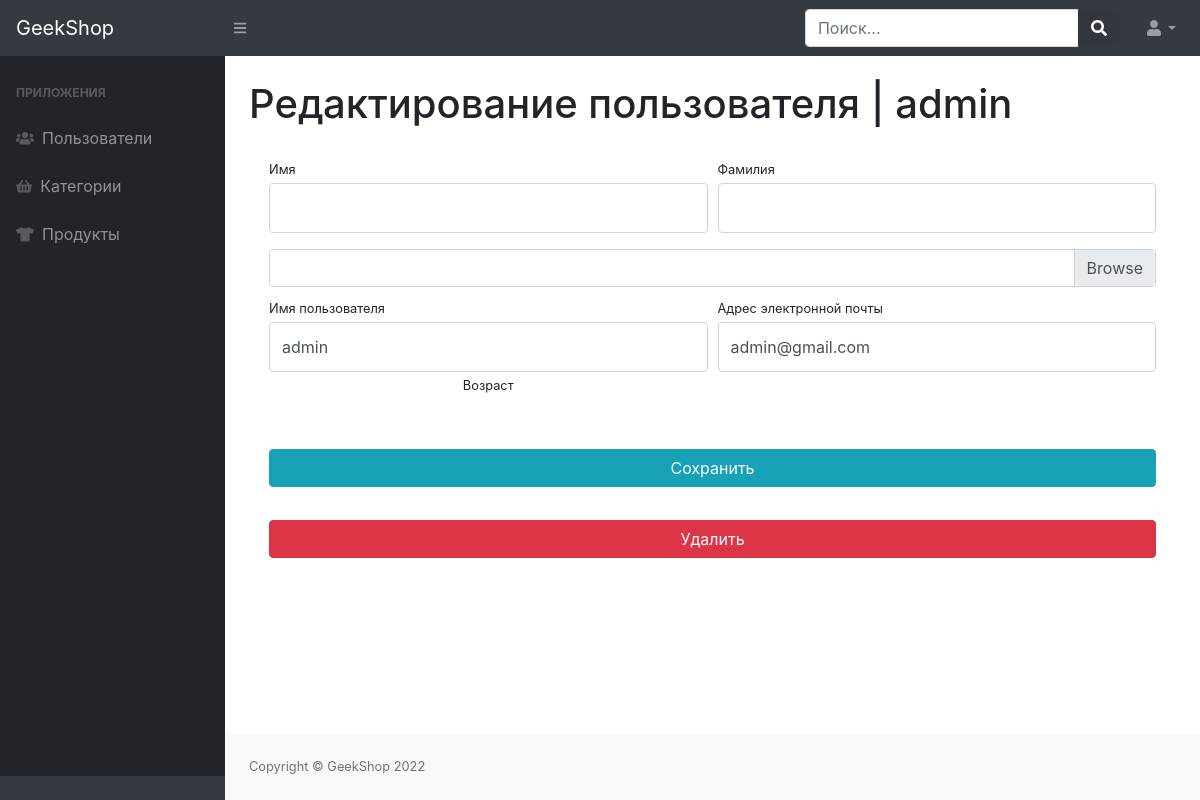
Page /admins-staff/users-update/1/ on the earlier database version.
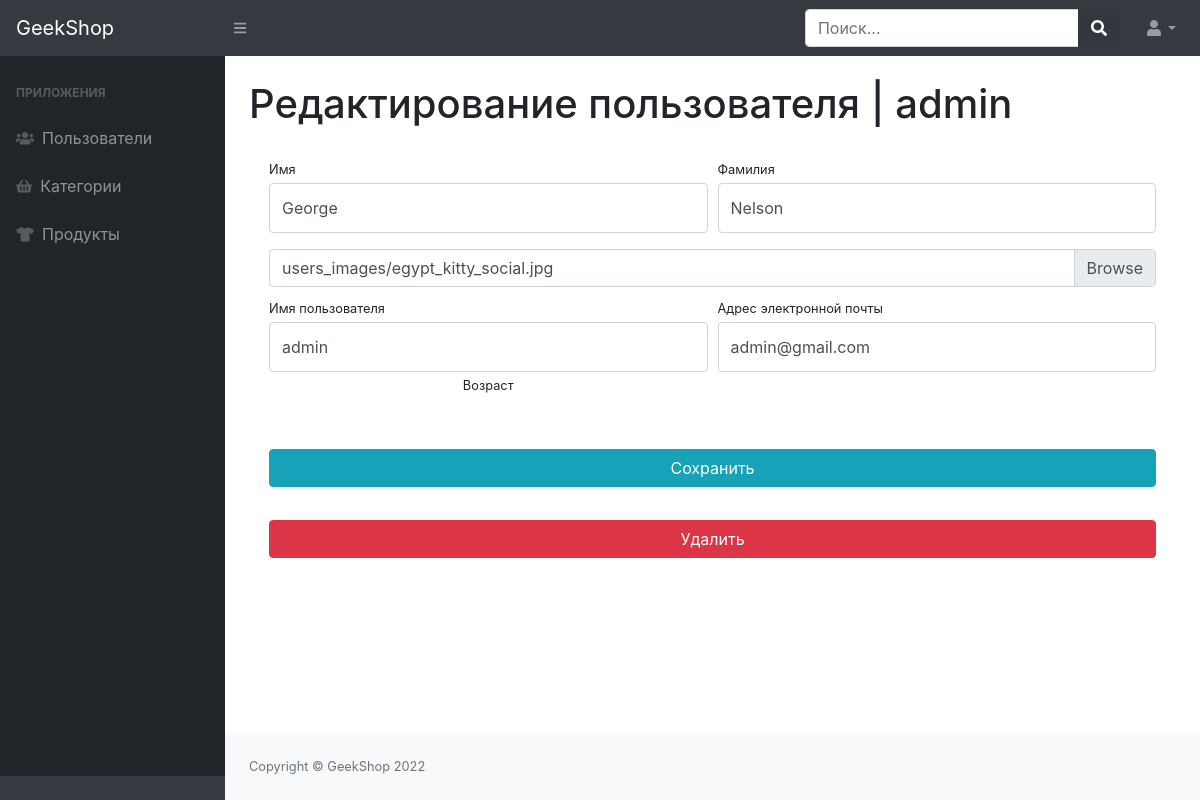
Same page on the later database version.
### users/models.py (models this page shows, shortened)
class User(AbstractUser):
    image = models.ImageField(upload_to='users_images', null=True, blank=True)
    birthday = models.PositiveIntegerField('Age', null=True)

### admins/views.py (the view)
# urls.py: path('users-update/<int:pk>/', UserAdminUpdateView.as_view(), name='admin_users_update'),
class UserAdminUpdateView(CommonMixin, UpdateView):
    model = User
    template_name = 'admins/admin-users-update-delete.html'
    form_class = UserAdminProfileFrom
    success_url = reverse_lazy('admins_staff:admin_users')
    success_message = 'Пользователь успешно отредактирован!'

### admins/forms.py
class UserAdminProfileFrom(UserProfileForm):
    username = forms.CharField(widget=forms.TextInput(attrs={
        'class': 'form-control py-4', 'readonly': False
    }))
    email = forms.CharField(widget=forms.EmailInput(attrs={
        'class': 'form-control py-4', 'readonly': False
    }))

### admins/views.py (called while the page is built)
    def get_context_data(self, *args, **kwargs):
        context = super(CommonMixin, self).get_context_data(object_list=None, *args, **kwargs)
        context['title'] = self.title
        return context

### admins/templates/admins/admin-users-update-delete.html (shortened to what this page needs)
{% extends 'admins/base.html' %}
{% block content %}
   <main>
        <div class="container-fluid">
                <h1 class="mt-4">Редактирование пользователя | {{ object.username }}</h1>
                <div class="card-body">
                    <form action="{% url 'admins_staff:admin_users_update' object.id %}" method="post"
                          enctype="multipart/form-data">
                        <div class="form-row">
                        <div class="col-lg-6">
                            <div class="form-group">
                                <label class="small mb-1" for="{{ form.first_name.id_for_label }}">Имя</label>
                                {{ form.first_name }}
                            </div>
                        </div>
                        <div class="col-lg-6">
                            <div class="form-group">
                                <label class="small mb-1" for="{{ form.last_name.id_for_label }}">Фамилия</label>
                                {{ form.last_name }}
                            </div>
                        </div>
                    </div>
                    <div class="form-row mb-2">
                        <div class="col-lg-12">
                            <div class="custom-file">
                                <label class="custom-file-label" for="{{ form.image.id_for_label }}">
                                    {{  user.image  }}
                                </label>
                            </div>
                        </div>
                    </div>
                    <div class="form-row">
                        <div class="col-lg-6">
                            <label class="small mb-1" for="{{ form.username.id_for_label }}">Имя пользователя</label>
                            {{ form.username }}
                        </div>
                        <div class="col-lg-6">
                            <label class="small mb-1" for="{{ form.email.id_for_label }}">
                                Адрес электронной почты
                            </label>
                            {{ form.email }}
                        </div>
                    </div>
                    <div class="form-row">
                        <div class="col-md-6" align="center">
                            <div class="form-group">
                                <label class="small mb-1" for="{{ form.age.id_for_label }}">
                                    Возраст
                                </label>
                            </div>
                        </div>
                    </div>
                    <div class="form-row">
                        <div class="col-lg-12" style="margin-top: 33px;">
                            <input class="btn btn-info btn-block" type="submit" value="Сохранить">
                        </div>
                    </div>
                </form>
                    <div class="row">
                        <div class="col-lg-12" style="margin-top: 33px;">
                            <form action="{% url 'admins_staff:admin_users_delete' object.id %}" method="post">
                            <input type="submit" class="btn btn-danger btn-block" value="Удалить">
                            </form>
                        </div>
                    </div>
                </div>
            </div>
        </main>
{% endblock %}

Differences in the rows shown:
changed User "admin": first_name (not shown) → "George"; last_name (not shown) → "Nelson"; image (not shown) → "users_images/egypt_kitty_social.jpg"
